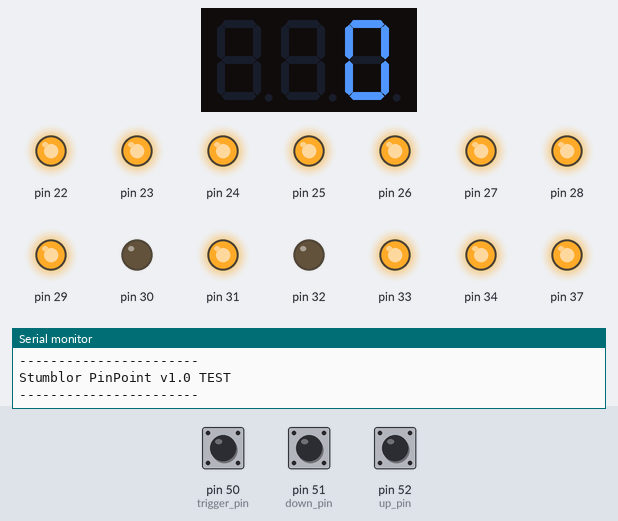
Simulated run of this program. Board: Arduino Mega 2560, built with avr-gcc and run on an emulated ATmega2560. Parts: 3-digit seven-segment display, output pins drawn as LEDs (lit = HIGH), the last lines printed to the serial monitor. Inputs (shaded band) come from the test bench; at power-on: pin 51 (down_pin) HIGH, pin 52 (up_pin) HIGH, pin 50 (trigger_pin) HIGH. At 4.3 s the program stops and its outputs stay as they are.

Above: at 1.2 s.
1.3 s: pin 51 (down_pin) pulled LOW for 1 s
At 3.1 s:
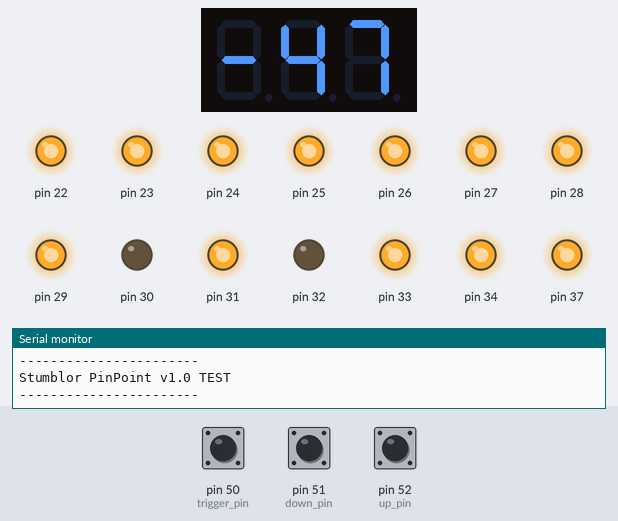
3.8 s: pin 52 (up_pin) pulled LOW for 1 s
At 4.2 s:
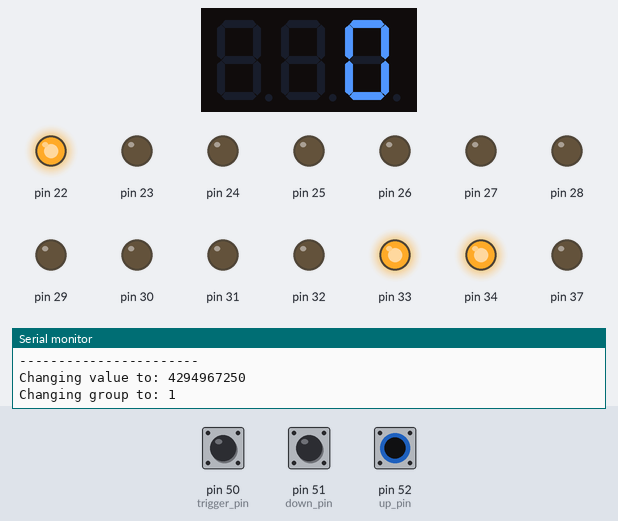
At 5.0 s:
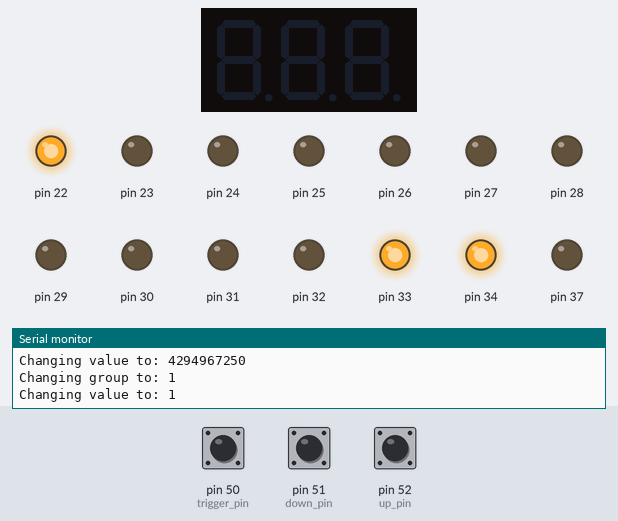
Timing chart, 0 to 5.8 s (numbered marks = the images above; inputs shaded):
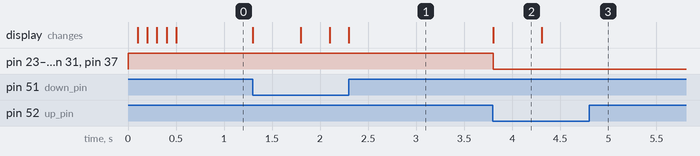

Measured:
- after the input at 1.3 s, the display: first changes at once (image 1 shows a later state)
- after the input at 3.8 s, pin 23–29, pin 31, pin 37: HIGH → LOW at once; the display: changes at once (image 2)
- what the display in image 2 shows lasts 0.5 s, from 3.8 s to 4.3 s

The program:

main.cpp
```cpp
#include <Arduino.h>
#include "SevSeg.h"
#include <Wire.h>
SevSeg sevseg;

const int down_pin = 51;
const int up_pin = 52;
const int trigger_pin = 50;

//------------------------------------------------------------------------------
// Main Timer - This updates all the pin values
//------------------------------------------------------------------------------
uint32_t lastInterupt = 0;
uint32_t lastRefresh = 0;
uint32_t value = 0;
uint32_t pin_states[3] = { 0, 0, 0 }; // down, up, trigger
uint32_t pin_time[3] = { 0, 0, 0 }; // down, up, trigger

bool doAction(int i) {
 return pin_states[i] == 0 ||
    (pin_states[i] == 1 && millis() - pin_time[i] > 500) || // first
    (pin_states[i] > 1 && millis() - pin_time[i] > 10); // fast
}

byte currentGroup = 0x00;

ISR(TIMER2_COMPA_vect)
{
  // flashing when selected
  if (millis() - pin_time[2] < 100) sevseg.blank();
  else if (millis() - pin_time[2] < 200) sevseg.setNumber(value);
  else if (millis() - pin_time[2] < 300) sevseg.blank();
  else if (millis() - pin_time[2] < 400) sevseg.setNumber(value);
  else if (millis() - pin_time[2] < 500) sevseg.blank();
  else sevseg.setNumber(value);

  sevseg.refreshDisplay();
}

bool reset = false;
void ReadSwitches()
{
  // read switches

  // DOWN
  bool down = digitalRead(down_pin) == 0;
  int i = 0;
  if (down) {
    if (doAction(i)) {
      value--;
      if (value < 0) {
        value = 255;
        if (currentGroup > 0) currentGroup--;
        Serial.println("Changing group to: " + (String)currentGroup);

        PORTA = currentGroup;
        PORTC = 0b00011100;      // sound address + rw = low, with wden low
        delayMicroseconds(30);
      }
      sevseg.setNumber(value);
      pin_states[i]++;
      pin_time[i] = millis();
    }
  } else {
    pin_states[i] = 0;
    pin_time[i] = 0;
  }

  // UP
  bool up = digitalRead(up_pin) == 0;
  i = 1;
  if (up) {
    if (doAction(i)) {
      value++;
      Serial.println("Changing value to: " + (String)value);
      if (value > 255) {
        value = 0;
        currentGroup++;
        Serial.println("Changing group to: " + (String)currentGroup);

        PORTA = currentGroup;
        PORTC = 0b00011100;      // sound address + rw = low, with wden low
        delayMicroseconds(30);
      }
      sevseg.setNumber(value);
      pin_states[i]++;
      pin_time[i] = millis();
    }
  } else {
    pin_states[i] = 0;
    pin_time[i] = 0;
  }

  // TRIGGER
  bool trigger = digitalRead(trigger_pin) == 0;
  i = 2;
  if (trigger) {
    if (pin_states[i] == 0) {
      // trigger sound command!
      Serial.println("Triggering value: " + (String)value);

      delayMicroseconds(900);

      // bank address
      PORTA = 0x7a;
      PORTC = 0b01011100;      // sound address + rw = low, with wden high
      delayMicroseconds(20);
      PORTC = 0b00011100;      // sound address + rw = low, with wden low
      delayMicroseconds(30);
      PORTC = 0b01011100;      // sound address + rw = low, with wden high
      delayMicroseconds(500);

      // sound address
      PORTA = value;
      PORTC = 0b01011100;      // sound address + rw = low, with wden high
      delayMicroseconds(20);
      PORTC = 0b00011100;      // sound address + rw = low, with wden low
      delayMicroseconds(30);
      PORTC = 0b01011100;      // sound address + rw = low, with wden high

      pin_states[i] = 1;
      pin_time[i] = millis();
      reset = false;

    } else {
      if (millis() - pin_time[i] >= 2000 && !reset) {
        // reset
        Serial.println("Reset!");
        PORTC = 0b00011101;      // sound address + rw = low, with wden low
        delayMicroseconds(30);
        PORTC = 0b01011101;      // sound address + rw = low, with wden high
        reset = true;
      }
    }
  } else {
    // OFF
    pin_states[i] = 0;
  }
}

// function that executes whenever data is received from master
// this function is registered as an event, see setup()

void i2c_receive(int numBytes)
{
  Serial.println("==> Received i2C");

  uint8_t result[] = "      ";
  int index = 0;

  while (Wire.available()) {
    int c = Wire.read();
    //Serial.print((String)c + " ");
    result[index] = c;
    index++;
  }
  Serial.println();

  if (index != 6 || result[0] != 255 || result[5] != 255) return;

  // Check Event
  int sound_id = (int)result[4];
  if (sound_id == 0) return;

  Serial.println("==> Received Sound Event");
  Serial.println("Source: " + (String)(int)result[1]);
  Serial.println("Sound: " + (String)sound_id);
}

void setup() {

  Serial.begin(115200);

  pinMode(down_pin, INPUT_PULLUP);
  pinMode(up_pin, INPUT_PULLUP);
  pinMode(trigger_pin, INPUT_PULLUP);

  byte numDigits = 3;


  // For JLC one: 11  7  4  2  1 10  5  3
  //              45 49 41 39 38 46 42 40
  // digits:      12  9  8
  //              44 47 41
  byte digitPins[] = { 44, 47, 48 };
  byte segmentPins[] = {45, 49, 41, 39, 38, 46, 42, 40 };
  bool resistorsOnSegments = true;
  bool updateWithDelays = false; // Default 'false' is Recommended
  bool leadingZeros = false; // Use 'true' if you'd like to keep the leading zeros
  bool disableDecPoint = true; // Use 'true' if your decimal point doesn't exist or isn't connected. Then, you only need to specify 7 segmentPins[]

  byte hardwareConfig = COMMON_ANODE;
  sevseg.begin(hardwareConfig, numDigits, digitPins, segmentPins, resistorsOnSegments, updateWithDelays, leadingZeros, disableDecPoint);
  sevseg.setBrightness(255);

  // TIMER 2 for interrupt frequency 6024.096385542169 Hz:
  cli(); // stop interrupts
  TCCR2A = 0; // set entire TCCR2A register to 0
  TCCR2B = 0; // same for TCCR2B
  TCNT2  = 0; // initialize counter value to 0
  // set compare match register for 6024.096385542169 Hz increments
  OCR2A = 82; // = 16000000 / (32 * 6024.096385542169) - 1 (must be <256)
  // turn on CTC mode
  TCCR2B |= (1 << WGM21);
  // Set CS22, CS21 and CS20 bits for 32 prescaler
  TCCR2B |= (0 << CS22) | (1 << CS21) | (1 << CS20);
  // enable timer compare interrupt
  TIMSK2 |= (1 << OCIE2A);
  sei(); // allow interrupts

  sevseg.setNumber(value);

  // set gpio mode
  DDRC = 255; // switch port c completely to output
  DDRA = 255; // switch port a completely to output
  PORTA = 255; // high
  PORTC = 255; // high

  Serial.begin(115200);

  Serial.println();
  Serial.println("-----------------------");
  Serial.println("Stumblor PinPoint v1.0 TEST");
  Serial.println("-----------------------");

  // I2C
  Wire.begin(2);                // join i2c bus with address #2
  Wire.onReceive(i2c_receive);

  // RESET BOARD
  PORTC = 0b00011101;      // sound address + rw = low, with wden low
  delayMicroseconds(30);
  PORTC = 0b01011101;      // sound address + rw = low, with wden high
}

void loop() {
  ReadSwitches();
}
```
